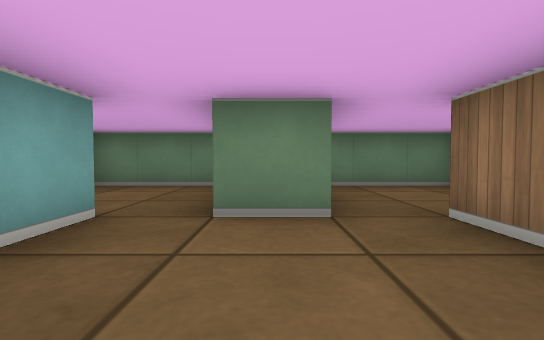
view 1 (above)

18 first-person views from a walk through a cub3D ray-caster map. The camera is about half as high as the walls, tilts 2° down and sees 85° across. The floor is counted in squares. Each view is taken from the middle of a square. On the plan, view 1 faces up. The plan holds only what a view shows up to about 9 squares ahead; the rest is blank.

view 2
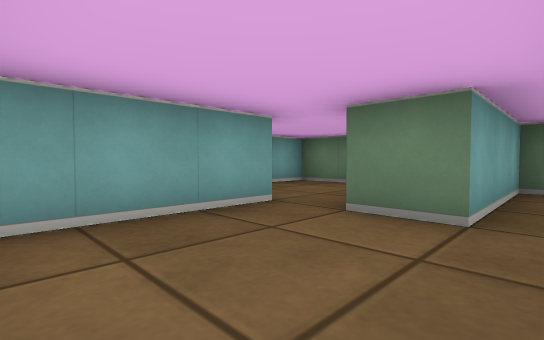

view 3
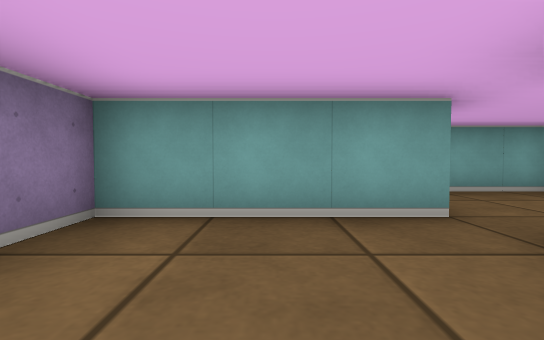

view 4
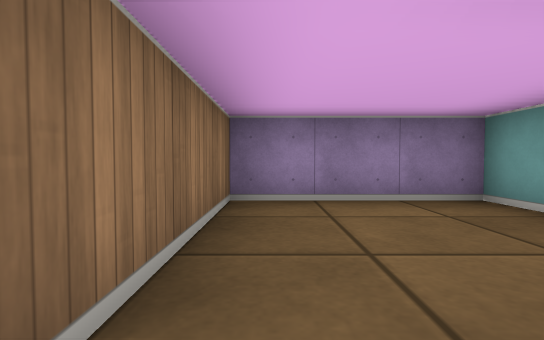

view 5
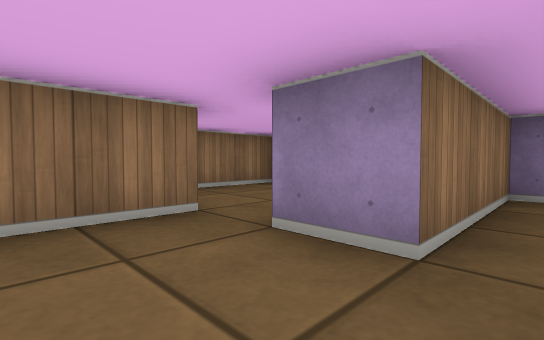

view 6
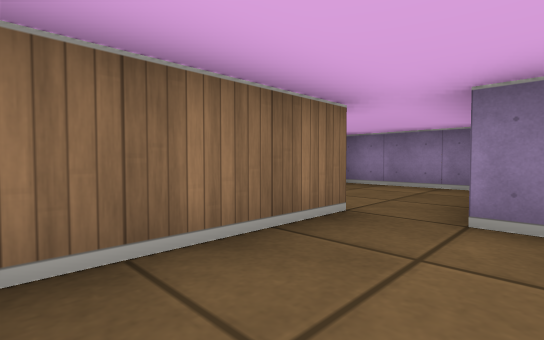

view 7
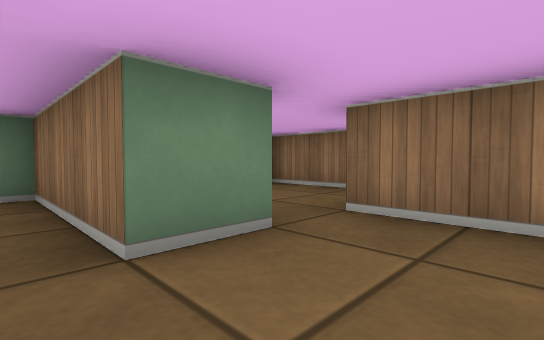

view 8
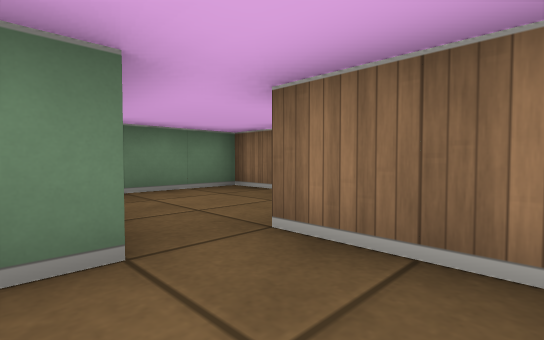

view 9
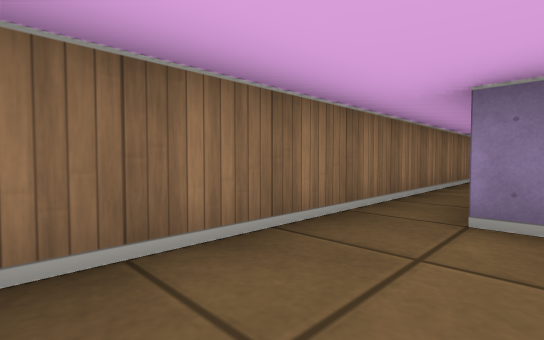

view 10
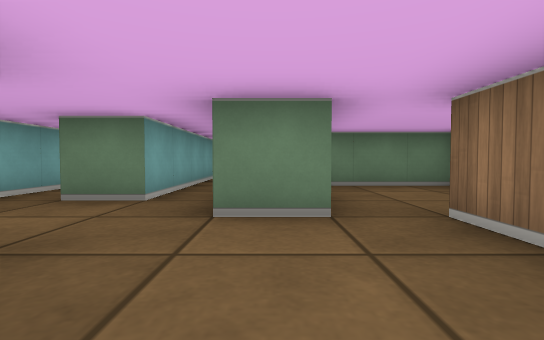

view 11
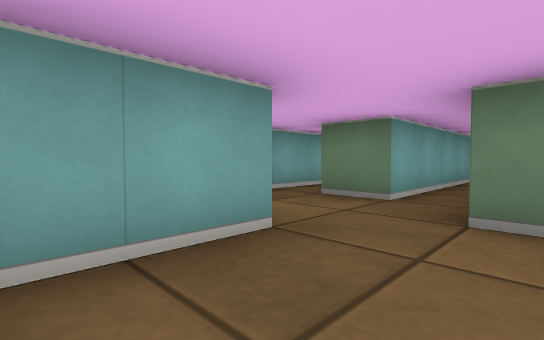

view 12
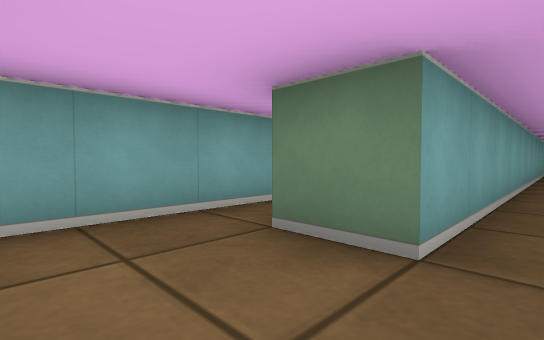

view 13
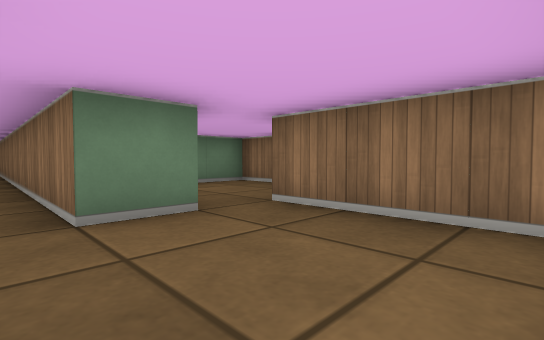

view 14
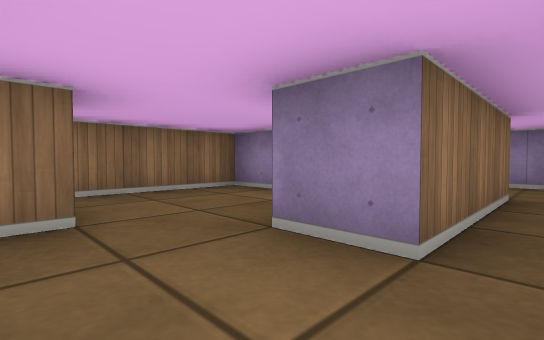

view 15
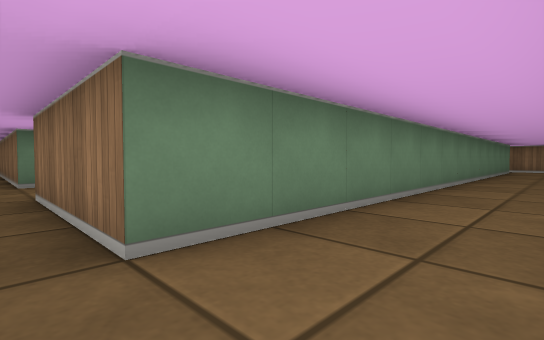

view 16
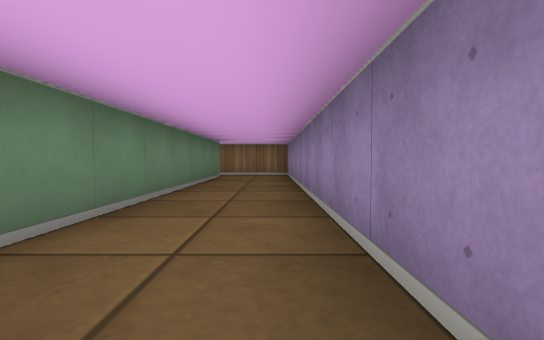

view 17
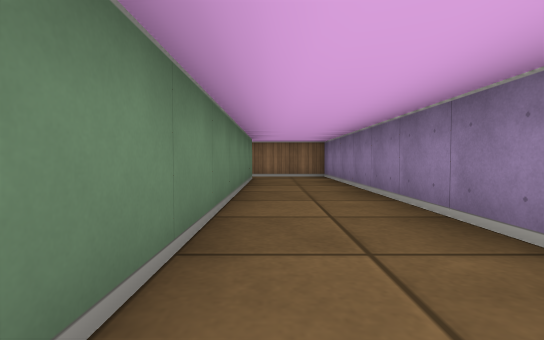

view 18
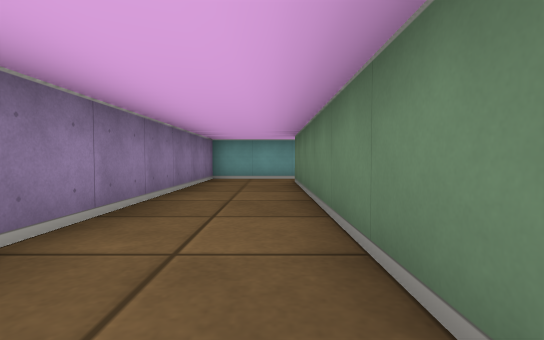

### Floor plan
Points are (right, up) in squares from view 1. A wall is a line through its corners. A room is listed if a view was taken in it or the views show most of it. See-through windows are left out.
Room 1 (views 1, 2, 3)
walls: (0.5, 2.5) (-0.5, 2.5); (-1.5, 2.6) (-1.5, -0.5) (1.5, -0.5) (1.5, 2.5)
ways out: opening at (1, 2) to room 2; opening at (-1, 3) to room 7
Room 2 (views 4, 5, 6)
walls: (1.5, 2.5) (2.5, 2.5); (3.5, 2.5) (3.5, 5.5) (0.5, 5.5) (0.5, 2.5)
ways out: opening at (1, 2) to room 1; opening at (3, 3) to room 3
Room 3 (views 7, 8)
walls: (4.6, 2.5) (3.5, 2.5); (3, -0.5) (5.5, -0.5) (5.5, 2.5)
ways out: opening at (3, 3) to room 2; opening at (5, 2) to room 4
Room 4 (view 9)
walls: (6, 2.5) (6.5, 2.5); (7.5, 2.5) (7.5, 5.5) (5.5, 5.5)
ways out: opening at (5, 2) to room 3; opening at (7, 2) to room 6
Room 5 (views 10, 11, 12, 13)
walls: (-3.4, 2.5) (-4.5, 2.5) (-4.5, 11.5); (-5.5, 1.5) (-5.5, 0); (-5.5, 13.2) (-5.5, 3.5); (-3.5, -0.5) (-2.5, -0.5) (-2.5, 2.5)
ways out: opening at (-6, 2.5) to room 6; opening at (-3, 2) to room 7
Room 6 (views 14, 15, 16, 17, 18)
walls: (-5.5, 3.5) (-6.5, 3.5) (-6.5, 8.5); (-7.5, 5) (-7.5, 2); (-7.5, -1.4) (-7.5, -3.5) (7.5, -3.5) (7.5, 2.5); (6.5, -1.5) (-6.5, -1.5) (-6.5, 1.5) (-5.5, 1.5)
ways out: opening at (7, 2) to room 4; opening at (-6, 2.5) to room 5
Room 7 (no view inside)
walls: (-0.5, 4.5) (-0.5, 5.5) (-3.5, 5.5) (-3.5, 3.6)
ways out: opening at (-1, 3) to room 1; opening at (-3, 2) to room 5

Where each view was taken, in squares from view 1:
view 1: 0 up, 0 right, facing up
view 2: 0 up, 1 right, facing up-left
view 3: 1 up, 1 right, facing left
view 4: 3 up, 1 right, facing down
view 5: 4 up, 1 right, facing down-right
view 6: 5 up, 2 right, facing down-right
view 7: 1 up, 3 right, facing up-right
view 8: 1 up, 4 right, facing up-right
view 9: 5 up, 6 right, facing down-right
view 10: 0 up, 4 left, facing up
view 11: 0 up, 4 left, facing up-left
view 12: 2 up, 5 left, facing up-left
view 13: 0 up, 5 left, facing up-right
view 14: 3 up, 7 left, facing down-right
view 15: 3 down, 7 left, facing up-right
view 16: 3 down, 2 left, facing right
view 17: 2 down, 1 left, facing right
view 18: 2 down, 0 right, facing left
